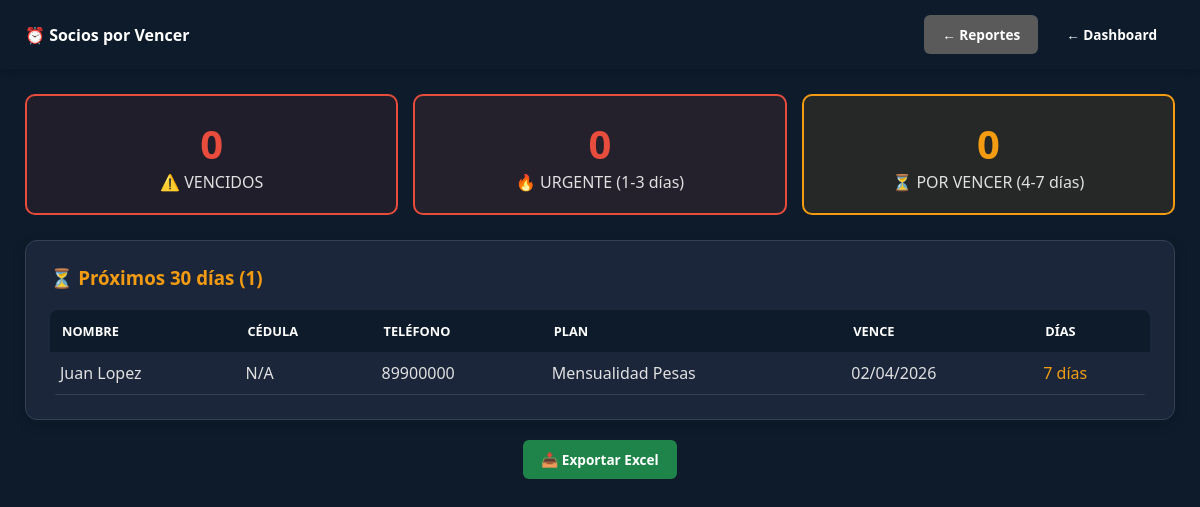
The page /views/admin/reporte_socios_vencer.php (signed in) on the database its author committed.
### tables this page shows
CREATE TABLE `socios` (
  `id` int(11) NOT NULL,
  `nombre` varchar(50) NOT NULL,
  `apellido` varchar(50) NOT NULL,
  `cedula` varchar(20) DEFAULT NULL,
  `edad` int(3) DEFAULT NULL,
  `telefono` varchar(20) DEFAULT NULL,
  `enfermedad` text DEFAULT NULL,
  `fecha_ingreso` date NOT NULL,
  `emergencia_contacto` varchar(100) DEFAULT NULL,
  `foto_ruta` varchar(255) DEFAULT 'default.png',
  `estado` enum('ACTIVO','INACTIVO','DEUDOR') DEFAULT 'ACTIVO',
  `fecha_vencimiento` date DEFAULT NULL,
  `fecha_renovacion` date DEFAULT NULL,
  `id_plan` int(11) DEFAULT NULL
);

CREATE TABLE `planes` (
  `id` int(11) NOT NULL,
  `nombre_plan` varchar(100) NOT NULL,
  `duracion_dias` int(11) NOT NULL,
  `precio` decimal(10,2) NOT NULL,
  `estado` enum('ACTIVO','INACTIVO') DEFAULT 'ACTIVO'
);

### classes/Reporte.php (called while the page is built, shortened)
<?php
class Reporte {
    private $db;
    public function __construct($db) {
        $this->db = $db;
    }
    public function getSociosPorVencer($dias = 7) {
        $sql = "SELECT s.*, p.nombre_plan
                FROM socios s
                LEFT JOIN planes p ON s.id_plan = p.id
                WHERE s.estado = 'ACTIVO'
                AND s.fecha_vencimiento BETWEEN CURDATE() AND DATE_ADD(CURDATE(), INTERVAL ? DAY)
                ORDER BY s.fecha_vencimiento ASC";
        $stmt = $this->db->prepare($sql);
        $stmt->execute([$dias]);
        return $stmt->fetchAll(PDO::FETCH_ASSOC);
    }
}

### views/admin/reporte_socios_vencer.php (the view, shortened to what this page needs)
<?php
require_once "../../classes/Reporte.php";
$db = (new Database())->getConnection();
$config = (new AppConfig($db))->obtenerConfig();
$tema = $_SESSION['tema'] ?? $config['tema'] ?? 'default';
$reporte = new Reporte($db);
$desde = $_GET['desde'] ?? date('Y-m-01');
$hasta = $_GET['hasta'] ?? date('Y-m-d');
$sociosPorVencer = $reporte->getSociosPorVencer(30);
?>
<!DOCTYPE html>
<html lang="es">
<head>
    <link rel="stylesheet" href="../../public/css/estilos.css">
</head>
<body class="<?php echo ($tema !== 'default') ? 'tema-' . $tema : ''; ?>">
    <header>
        <div class="logo"><h2>⏰ Socios por Vencer</h2></div>
        <div style="display:flex; gap:10px;">
            <a href="reportes.php" class="btn-volver gris">← Reportes</a>
            <a href="../dashboard.php" class="btn-volver">← Dashboard</a>
        </div>
    </header>
    <div class="dashboard-wrapper">
        <div class="alerta-grid">
            <?php
            $totalVencidos = 0;
            $totalUrgente = 0;
            $totalProximos = 0;
            ?>
            <div class="alerta-card vencidos">
                <div class="cantidad"><?php echo $totalVencidos; ?></div>
                <div>⚠️ VENCIDOS</div>
            </div>
            <div class="alerta-card urgente">
                <div class="cantidad"><?php echo $totalUrgente; ?></div>
                <div>🔥 URGENTE (1-3 días)</div>
            </div>
            <div class="alerta-card proximos">
                <div class="cantidad"><?php echo $totalProximos; ?></div>
                <div>⏳ POR VENCER (4-7 días)</div>
            </div>
        </div>
        <?php if(count($sociosPorVencer) > 0): ?>
        <div class="stat-card">
            <h3 style="color:var(--warning);">⏳ Próximos 30 días (<?php echo count($sociosPorVencer); ?>)</h3>
            <table class="tabla-socios">
                <thead>
                    <tr><th>Nombre</th><th>Cédula</th><th>Teléfono</th><th>Plan</th><th>Vence</th><th>Días</th></tr>
                </thead>
                <tbody>
                    <?php foreach($sociosPorVencer as $s):
                        $dias = floor((strtotime($s['fecha_vencimiento']) - time()) / 86400);
                    ?>
                    <tr>
                        <td><?php echo $s['nombre'].' '.$s['apellido']; ?></td>
                        <td><?php echo $s['cedula']; ?></td>
                        <td><?php echo $s['telefono']; ?></td>
                        <td><?php echo $s['nombre_plan'] ?? 'N/A'; ?></td>
                        <td><?php echo date('d/m/Y', strtotime($s['fecha_vencimiento'])); ?></td>
                        <td style="color:<?php echo $dias <= 3 ? 'var(--danger)' : 'var(--warning)'; ?>"><?php echo $dias; ?> días</td>
                    </tr>
                    <?php endforeach; ?>
                </tbody>
            </table>
        </div>
        <?php endif; ?>
        <div style="text-align:center; margin-top:20px;">
            <a href="../../controllers/ExportController.php?type=socios&desde=<?php echo $desde; ?>&hasta=<?php echo $hasta; ?>" class="btn-volver verde" target="_blank">📥 Exportar Excel</a>
        </div>
    </div>
</body>
</html>

### public/css/estilos.css (style rules this page uses)
:root { --primary: #27ae60; --secondary: #2c3e50; --danger: #e74c3c; --warning: #f39c12; --info: #3498db; --dark: #1a1a1a; --light: #f4f4f4; --bg-body: #f4f4f4; --bg-card: #ffffff; --text-main: #333333; --text-muted: #666666; --border-color: #dddddd; --header-bg: #2c3e50; --input-bg: #ffffff; --input-text: #333333; --input-border: #cccccc; --link-color: #2980b9; }
body.tema-darkblue { --primary: #3498db; --secondary: #0d1b2a; --danger: #e74c3c; --warning: #f39c12; --info: #5dade2; --dark: #f4f4f4; --light: #1b263b; --bg-body: #0d1b2a; --bg-card: #1b263b; --text-main: #e0e0e0; --text-muted: #94a3b8; --border-color: #334155; --header-bg: #0d1b2a; --input-bg: #0d1b2a; --input-text: #e0e0e0; --input-border: #334155; --link-color: #3498db; }
* { box-sizing: border-box; }
body { font-family: 'Segoe UI', Tahoma, Geneva, Verdana, sans-serif; background-color: var(--bg-body); color: var(--text-main); margin: 0; }
header { background: var(--header-bg); color: white; padding: 15px 25px; display: flex; justify-content: space-between; align-items: center; box-shadow: 0 2px 10px rgba(0,0,0,0.2); }
.dashboard-wrapper { padding: 25px; max-width: 1400px; margin: 0 auto; }
.card, .stat-card, .actions-box, .chart-box, .tabla-container, .seccion, .filtro-container, .grid-stats, .card-stat, .login-card, .stat-card, .recaudado-header, .calculadora-box, .page-card { background: var(--bg-card); color: var(--text-main); border: 1px solid var(--border-color); border-radius: 10px; padding: 20px; margin-bottom: 20px; box-shadow: 0 2px 8px rgba(0,0,0,0.08); }
.stat-card { padding: 1.5rem; border-radius: 12px; color: white; transition: transform 0.3s ease; box-shadow: 0 4px 15px rgba(0,0,0,0.1); text-decoration: none; display: block; }
.btn-volver { display: inline-block; padding: 8px 15px; background: var(--header-bg); color: white; text-decoration: none; border-radius: 5px; font-size: 0.8rem; font-weight: 600; }
table { width: 100%; border-collapse: collapse; background: var(--bg-card); color: var(--text-main); border-radius: 8px; overflow: hidden; margin-top: 20px; }
th { background: var(--header-bg); color: white; padding: 14px 12px; text-align: left; font-size: 0.8rem; text-transform: uppercase; }
td { padding: 12px; border-bottom: 1px solid var(--border-color); }
h1, h2, h3, h4, h5, h6 { color: var(--text-main); margin-top: 0; }
a { color: var(--link-color); text-decoration: none; }
.logo h2 { color: white; font-size: 1rem; margin: 0; }
body.tema-oscuro header h2, body.tema-darkblue header h2 { color: white; }
body.tema-oscuro .logo h2, body.tema-darkblue .logo h2 { color: white; }
.btn-volver { display: inline-block; padding: 10px 18px; background: var(--secondary); color: white !important; text-decoration: none; border-radius: 6px; font-weight: 600; font-size: 0.85rem; transition: all 0.2s ease; }
.btn-volver.gris { background: #7f8c8d; }
body.tema-oscuro .btn-volver.gris, body.tema-darkblue .btn-volver.gris { background: #5a5a5a; }
body.tema-oscuro .btn-volver.verde, body.tema-darkblue .btn-volver.verde { background: #1e8449; }

### views/admin/reporte_socios_vencer.php (style rules this page uses)
:root { --primary: #27ae60; --danger: #e74c3c; --warning: #f39c12; --text-main: #333; --text-muted: #666; --bg-card: #fff; --border-color: #ddd; --header-bg: #2c3e50; }
body.tema-darkblue { --primary: #2ecc71; --danger: #e74c3c; --warning: #f39c12; --text-main: #e0e0e0; --text-muted: #94a3b8; --bg-card: #1b263b; --border-color: #334155; --header-bg: #0d1b2a; }
.alerta-grid { display: grid; grid-template-columns: repeat(auto-fit, minmax(200px, 1fr)); gap: 15px; margin-bottom: 25px; }
.alerta-card { padding: 20px; border-radius: 10px; text-align: center; border: 2px solid; background: var(--bg-card); }
.alerta-card .cantidad { font-size: 2.5rem; font-weight: bold; }
.urgente { background: rgba(231, 76, 60, 0.1); border-color: var(--danger); }
.urgente .cantidad { color: var(--danger); }
.proximos { background: rgba(243, 156, 18, 0.1); border-color: var(--warning); }
.proximos .cantidad { color: var(--warning); }
.vencidos { background: rgba(192, 57, 43, 0.1); border-color: var(--danger); }
.vencidos .cantidad { color: var(--danger); }
.tabla-socios { width: 100%; border-collapse: collapse; color: var(--text-main); }
.tabla-socios th { background: var(--header-bg); color: white; padding: 12px; text-align: left; }
.tabla-socios td { padding: 10px; border-bottom: 1px solid var(--border-color); }

### rows shown on the page
socios: nombre "Juan", apellido "Lopez", cedula "N/A", telefono "89900000", id_plan.nombre_plan "Mensualidad Pesas", fecha_vencimiento "02/04/2026", fecha_vencimiento "7"

### other values the page prints
$totalVencidos "0"
$totalUrgente "0"
$totalProximos "0"
count($sociosPorVencer) "1"
